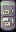

Tiled map render using the project's own tile images. Description and the whole map definition, tile-layer contents included, below:
An orthogonal 1x2 tile map with 16x16 px tiles, 2 tile layers (Buildings, Front).

<map version="1.4" tiledversion="1.4.3" orientation="orthogonal" renderorder="right-down" width="1" height="2" tilewidth="16" tileheight="16" infinite="0" nextlayerid="8" nextobjectid="6">
 <tileset firstgid="1" name="Craftables" tilewidth="16" tileheight="16" tilecount="576" columns="8">
  <image source="Craftables.png" width="128" height="1152" />
 </tileset>
 <layer id="1" name="Buildings" width="1" height="2">
  <data encoding="csv">
0,
441
</data>
 </layer>
 <layer id="2" name="Front" width="1" height="2">
  <data encoding="csv">
433,
0
</data>
 </layer>
 <objectgroup id="4" name="Buildings" />
 <objectgroup id="3" name="Back" />
</map>
